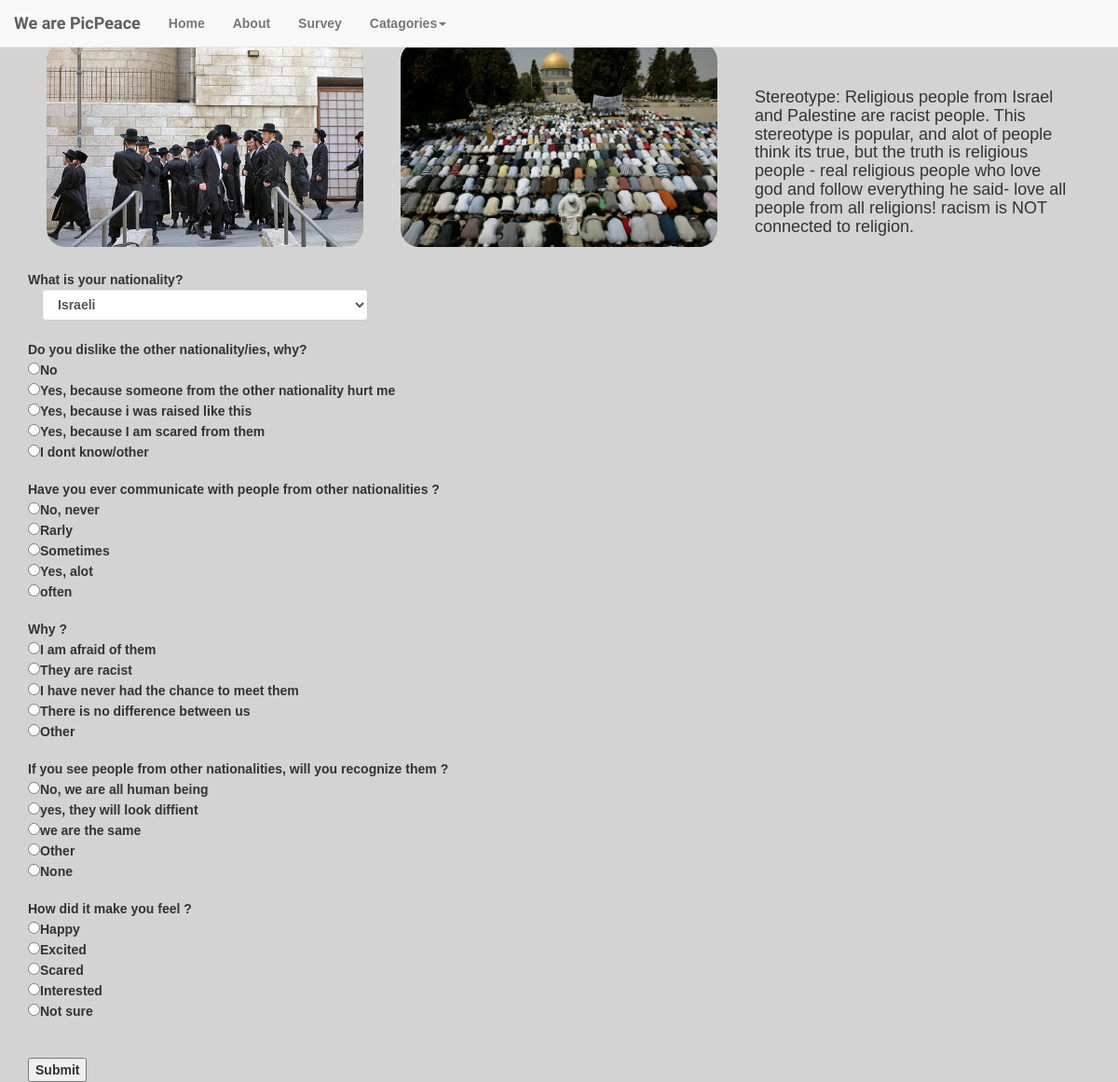
The page /education/pictures/9 on the database its author committed.
### database_setup.py (models this page shows)
class Picture(Base):
    __tablename__ = 'picture'
    id = Column(Integer, primary_key=True)
    path = Column(String)
    category = Column(String)
    cover = Column(Boolean)
    discription=Column(String)

class Question(Base):
    __tablename__ = 'question'
    id = Column(Integer, primary_key=True)
    text = Column(String(15))
    a1 = Column(String(30))
    a2 = Column(String(60))
    a3 = Column(String(30))
    a4 = Column(String(30))
    a5 = Column(String(30))

### web_app.py (the view)
@app.route('/<string:category_name>/pictures/<int:pic_id>')
def pictures(category_name,pic_id):
    or_condition = or_(Pair.pic1_id==pic_id, Pair.pic2_id==pic_id)
    pair=session.query(Pair).filter(or_condition).first()
    pic1=session.query(Picture).filter_by(id=pair.pic1_id).first()
    pic2=session.query(Picture).filter_by(id=pair.pic2_id).first()
    questions=session.query(Question).all()
    return render_template('picture.html', pair_id=pair.id, pic1=pic1,pic2=pic2, questions=questions, pair_discription=pic1.discription)

### templates/picture.html (shortened to what this page needs)
<!DOCTYPE html>
<html>
<head>
  <link rel="stylesheet" href="http://maxcdn.bootstrapcdn.com/bootstrap/3.3.6/css/bootstrap.min.css">
  <link rel="stylesheet" type="text/css" href="{{ url_for('static', filename='styles.css') }}">
</head>
<body>
       <nav class="navbar navbar-default navbar-fixed-top">
        <div class="container-fluid">
          <div class="navbar-header">
            <a class="navbar-brand" href="#">We are PicPeace</a>
          </div>
          <div id="navbar" class="navbar-collapse collapse">
            <ul class="nav navbar-nav">
              <li><a href="{{ url_for('main_page') }}">Home</a></li>
              <li><a href="{{ url_for('aboutus') }}">About</a></li>
              <li><a href="{{ url_for('survey') }}">Survey</a></li>
              <li class="dropdown">
                <a href="#" class="dropdown-toggle" data-toggle="dropdown" role="button" aria-haspopup="true" aria-expanded="false">Catagories<span class="caret"></span></a>
              </li>
            </ul>
          </div>
        </div>
      </nav>
<br><br>
<div class="container">
<div class="container-fluid">
<div class="row">
  <div class="col-sm-6 col-md-4">
    <div class="thumbnail transparent">
      <img src="{{url_for ('static' , filename=pic1.path)}}" class="web_app_img">
    </div>
  </div>
  <div class="col-sm-6 col-md-4">
    <div class="thumbnail transparent">
      <img src="{{url_for ('static' , filename=pic2.path)}}" class="web_app_img">
    </div>
  </div>
  <div class="col-sm-6 col-md-4">
    <div class="thumbnail transparent" style="font-size:200%">
    <br>
      <h4>{{pair_discription}}</h4>
    </div>
  </div>
  </div>
</div>
<form action="{{url_for('submit_answers', pair_id=pair_id)}}" method="Post">
What is your nationality?<br>
            <div class="form-group">
  <div class="col-md-4">
    <select id="selectbasic" name="nationality" class="form-control">
      <option value="Israeli">Israeli</option>
    </select>
  </div>
</div>
<br><br>
{%for q in questions%}
{{q.text}}
<br><input type="radio" name="{{q.id}}" value="a1">{{q.a1}}<br>
<input type="radio" name="{{q.id}}" value="a2">{{q.a2}}<br>
<input type="radio" name="{{q.id}}" value="a3">{{q.a3}}<br>
<input type="radio" name="{{q.id}}" value="a4">{{q.a4}}<br>
<input type="radio" name="{{q.id}}" value="a5">{{q.a5}}<br><br>
{%endfor%}
<br>
<input type="submit" name="submit">
</form>
</div>
</body>
</html>

### static/styles.css (style rules this page uses)
body, html { font-family: 'Ubuntu', sans-serif; font-weight: bold; background: url("http://www.pixeden.com/media/k2/galleries/165/001-subtle-light-pattern-background-texture-vol5.jpg") no-repeat fixed center; background-size:cover; height: 100%; background-repeat: no-repeat; background-color: #d3d3d3; padding-top: 0px; }
.transparent { background-color: transparent; border-color: transparent; }
.thumbnail > .web_app_img { width: 400px; height:220px; border-radius: 20px; }
.navbar-brand { font-family: 'Shadows Into Light Two', cursive; }

### rows shown on the page
Picture: path (picture), discription "Stereotype: Religious people from Israel and Palestine are racist people. This stereotype is popular, and alot of people think its true, but the truth is religious people - real religious people who love god and follow everything he said- love all people from all religions! racism is NOT connected to religion."
Picture: path (picture)
Question: text "Do you dislike the other nationality/ies, why?", a1 "No", a2 "Yes, because someone from the other nationality hurt me", a3 "Yes, because i was raised like this", a4 "Yes, because I am scared from them", a5 "I dont know/other"
Question: text "Have you ever communicate with people from other nationalities ?", a1 "No, never", a2 "Rarly", a3 "Sometimes", a4 "Yes, alot", a5 "often"
Question: text "Why ?", a1 "I am afraid of them", a2 "They are racist", a3 "I have never had the chance to meet them", a4 "There is no difference between us", a5 "Other"
Question: text "If you see people from other nationalities, will you recognize them ?", a1 "No, we are all human being", a2 "yes, they will look diffient", a3 "we are the same", a4 "Other", a5 "None"
Question: text "How did it make you feel ?", a1 "Happy", a2 "Excited", a3 "Scared", a4 "Interested", a5 "Not sure"
